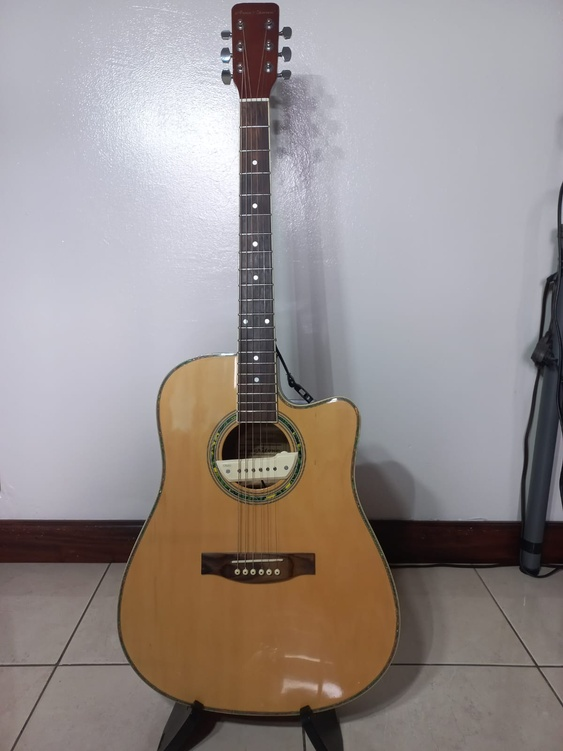
#> input picture high_light.jpg, 563 x 751 px, shrunk from 1200 x 1600 before the run; the run also reads 2 pictures not shown here
$ jupyter execute --allow-errors Lista_1.ipynb
#> lines starting #> are read from the running program, lines starting #| are printed output that depends on the picture
<a href="https://colab.research.google.com/github/Diego-CB/Lista_1/blob/main/Lista_1.ipynb" target="_parent"></a>

# Laboratorio No.1
- Diego Cordova 20212
- Paola de León 20361
- Gabriela Contreras 20213

### EJERCICIO NO.1

**OpenCV**
- *Lectura de imagenes*
```
<!-- args: image file -->
image = cv2.imread("image_path.jpg")
```

- *Convertir img a array*
  - Abrir la imagen con cv2.imred retorna la imagen en un array de Numpy, cada valor del array corresponde a un pixel de la imagen.

- *Convertir de array a img*
```
bgr_img = cv2.cvtColor(array_imagen, cv2.COLOR_BGR2RGB)
```

- *Guardar imagenes a disco duro*
```
 <!-- args: img , file path  -->
 cv2.imwrite(file_path, img)
```

- *Almacenamiento de imagenes en memoria*
  -  las imágenes son matrices NumPy multidimensionales

**PIL**
- *Lectura de imagenes*
```
<!-- args: image path -->
image = Image.open("image.jpg")
```

- *Convertir img a array*
```
<!-- args: image file -->
numpy_array = np.array(img)
```

- *Convertir de array a img*
```
<!-- args: numpy_array -->
m = Image.fromarray(array)
```

- Almacenamiento de imagenes en memoria
  - las imagenes se pueden convertir a un Numpy array decuardo a las necesides del usuario

- *Guardar imagenes a disco duro*
```
<!-- args: Nombre y formato de salida -->
 new_image.save("image_1.jpg")
```

**Matplotlib**
- *Guardar imagenes a disco duro*
```
<!-- args: Nombre y formato de salida -->
plt.savefig("output.jpg")
```

## Ejercicio No. 2
Tomar dos fotos de una misma escena pero con diferentes iluminaciones. Leer las imágenes correspondientes en Python y
hacer lo siguiente:
1. Construir en ambos casos los histogramas normalizados R,G,B (puede usar los 256 bines, u otra cantidad, por ejemplo 16 bines por cada canal de color).

[cell 1]
from PIL import Image
import matplotlib.pyplot as plt

# Ruta de las dos imágenes
imagen1_path = './high_light.jpg'
imagen2_path = './Low_Light.jpg'

# Abrir las imágenes con Pillow
imagen1 = Image.open(imagen1_path)
#> imagen1 is the input picture: PIL image 563x751 RGB; mean R, G, B 150.8, 142.4, 140.7
imagen2 = Image.open(imagen2_path)
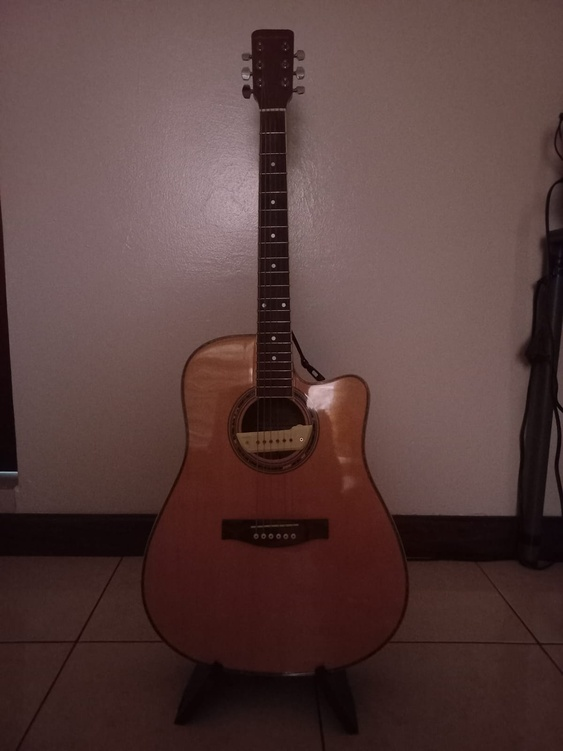
#> input picture Low_Light.jpg, 563 x 751 px, shrunk from 1200 x 1600 before the run
#> imagen2 is the input picture: PIL image 563x751 RGB; mean R, G, B 87.6, 62.4, 60.3

# Mostrar las imágenes en pantalla
fig, axs = plt.subplots(1, 2, figsize=(10, 5))

axs[0].imshow(imagen1)
axs[0].set_title('Alta Luminocidad')

axs[1].imshow(imagen2)
axs[1].set_title('Baja Luminocidad')

# Ajustar diseño y mostrar
plt.tight_layout()
plt.show()

[cell 2]
from skimage import io, color, exposure
import matplotlib.pyplot as plt
import numpy as np

def create_rgb_histogram(imagen_path, title='Histograma'):
#> called with imagen_path = './high_light.jpg', title = 'Alta Luinucidad'
    imagen = io.imread(imagen_path)

    # Obtener los canales de color
    red_channel = imagen[:,:,0]
    green_channel = imagen[:,:,1]
    blue_channel = imagen[:,:,2]

    # Calcular los histogramas de cada canal de color
    hist_red, bin_centers_red =     np.histogram(red_channel, bins=256, range=[0, 255])
#> hist_red = 256 values, max 9965 at index 183, min 0 at index 0, mean 1651.6; bin_centers_red = 257 values from 0 to 255
    hist_green, bin_centers_green = np.histogram(green_channel, bins=256, range=[0, 255])
#> hist_green = 256 values, max 9757 at index 183, min 2 at index 1, mean 1651.6; bin_centers_green = 257 values from 0 to 255
    hist_blue, bin_centers_blue =   np.histogram(blue_channel, bins=256, range=[0, 255])
#> hist_blue = 256 values, max 7403 at index 193, min 36 at index 1, mean 1651.6; bin_centers_blue = 257 values from 0 to 255

    # Mostrar los histogramas de colores
    plt.figure(figsize=(12, 4))

    plt.subplot(1, 3, 1)
    plt.plot(hist_red, color='red')
    plt.title('Histograma Canal Rojo')

    plt.subplot(1, 3, 2)
    plt.plot(hist_green, color='green')
    plt.title('Histograma Canal Verde')

    plt.subplot(1, 3, 3)
    plt.plot(hist_blue, color='blue')
    plt.title('Histograma Canal Azul')

    plt.suptitle(title)
    plt.show()

    return hist_red, hist_green, hist_blue

hr, hg, hb = create_rgb_histogram('./high_light.jpg', 'Alta Luinucidad')
#> hr has the same summary as hist_red in create_rgb_histogram; hg has the same summary as hist_green in create_rgb_histogram; hb has the same summary as hist_blue in create_rgb_histogram
lr, lg, lb = create_rgb_histogram('./Low_Light.jpg', 'Baja Luinucidad')
#> call 2 of create_rgb_histogram, with imagen_path = './Low_Light.jpg', title = 'Baja Luinucidad'
#> in create_rgb_histogram (call 2), `red_channel = imagen[:,:,0]`:
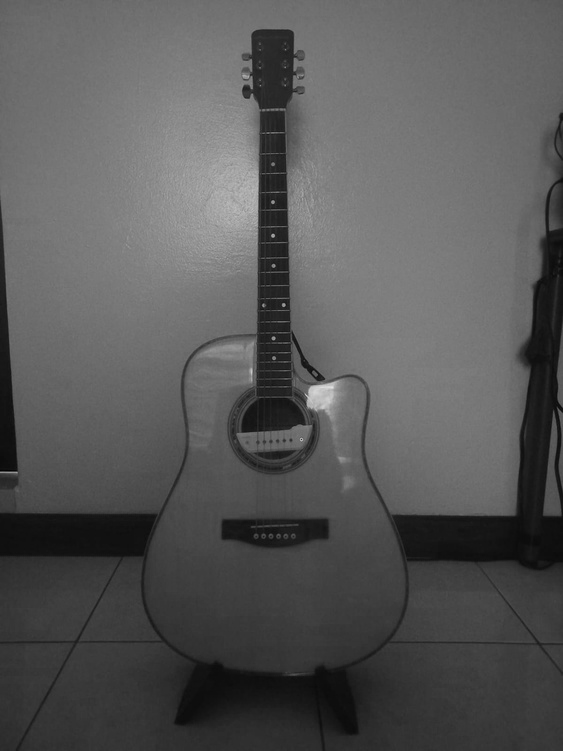
#> red_channel: shape (751, 563); min 0, max 224, mean 87.6
#> in create_rgb_histogram (call 2), `green_channel = imagen[:,:,1]`:
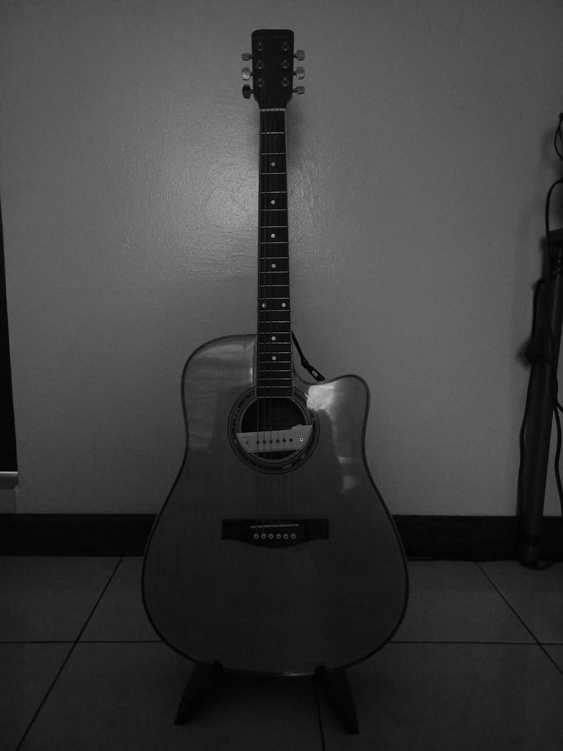
#> green_channel: shape (751, 563); min 0, max 189, mean 62.4
#> in create_rgb_histogram (call 2), `hist_red, bin_centers_red =     np.histogram(red_channel, bins=256, ra..`: hist_red = 256 values, max 8197 at index 118, min 0 at index 7, mean 1651.6
#> in create_rgb_histogram (call 2), `hist_green, bin_centers_green = np.histogram(green_channel, bins=256, ..`: hist_green = 256 values, max 8466 at index 93, min 0 at index 180, mean 1651.6
#> in create_rgb_histogram (call 2), `hist_blue, bin_centers_blue =   np.histogram(blue_channel, bins=256, r..`: hist_blue = 256 values, max 8558 at index 22, min 0 at index 181, mean 1651.6
#> lr has the same summary as hist_red in create_rgb_histogram; lg has the same summary as hist_green in create_rgb_histogram; lb has the same summary as hist_blue in create_rgb_histogram

2. Proponer una distancia que permita comparar dos histogramas.

[cell 3]
import numpy as np

def correlation_distance(hist1, hist2):
    covariance_matrix = np.cov(hist1, hist2)
#> covariance_matrix = [[3279165.6, -749451.6], [-749451.6, 4675575.8]]
    correlation_coefficient = \
        covariance_matrix[0, 1] / np.sqrt(covariance_matrix[0, 0] * covariance_matrix[1, 1] + 1e-10)
#> correlation_coefficient = -0.191
    distance = 1 - correlation_coefficient
#> distance = 1.19
    return distance

def plot_correlacion(first, second, title, colors=['R', 'G', 'B']):
    distancia_R = correlation_distance(first[0], second[0])
#> distancia_R = 1.19
    distancia_G = correlation_distance(first[1], second[1])
#> distancia_G = 1.04
    distancia_B = correlation_distance(first[2], second[2])
#> distancia_B = 1.3

    distancias = [distancia_R, distancia_G, distancia_B]
#> distancias = [1.19, 1.04, 1.3]

    # Crear la gráfica de barras
    plt.bar(colors, distancias, color=['red', 'green', 'blue'])

    # Añadir etiquetas y título
    plt.xlabel('Comparación de canales')
    plt.ylabel('Distancia')
    plt.title(title)

    # Mostrar la gráfica
    plt.show()

plot_correlacion([hr, hg, hb], [lr, lg, lb], 'Distancia de Correlacion. Canales RGB')

3. Comparar las distancias obtenidas entre las dos fotos tomadas, y otras fotos de su elección, no relacionadas con sus fotos. Evaluar por ejemplo la distribución de las distancias obtenidas.

[cell 4]
fr, fg, fb = create_rgb_histogram('./foto.jpg', 'otra foto con alta luminocidad')
#> call 3 of create_rgb_histogram, with imagen_path = './foto.jpg', title = 'otra foto con alta luminocidad'
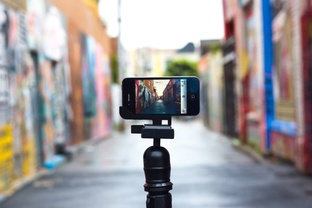
#> input picture foto.jpg, 312 x 208 px, shrunk from 664 x 442 before the run
#> in create_rgb_histogram, imagen is the input picture: shape (208, 312, 3); mean R, G, B 159.6, 155, 156
#> in create_rgb_histogram (call 3), `red_channel = imagen[:,:,0]`:
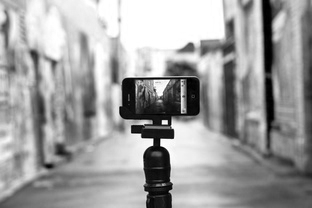
#> red_channel: shape (208, 312); min 0, max 255, mean 159.6
#> in create_rgb_histogram (call 3), `blue_channel = imagen[:,:,2]`:
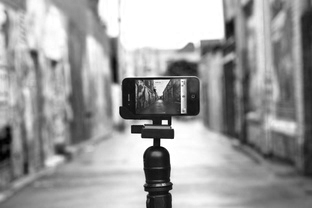
#> blue_channel: shape (208, 312); min 0, max 255, mean 156
#> in create_rgb_histogram (call 3), `hist_red, bin_centers_red =     np.histogram(red_channel, bins=256, ra..`: hist_red = 256 values, max 4539 at index 255, min 40 at index 39, mean 253.5
#> in create_rgb_histogram (call 3), `hist_green, bin_centers_green = np.histogram(green_channel, bins=256, ..`: hist_green = 256 values, max 4435 at index 255, min 4 at index 3, mean 253.5
#> in create_rgb_histogram (call 3), `hist_blue, bin_centers_blue =   np.histogram(blue_channel, bins=256, r..`: hist_blue = 256 values, max 4721 at index 255, min 9 at index 1, mean 253.5
#> fr has the same summary as hist_red in create_rgb_histogram; fg has the same summary as hist_green in create_rgb_histogram; fb has the same summary as hist_blue in create_rgb_histogram
f2r, f2g, f2b = create_rgb_histogram('./foto2.jpg', 'otra foto con baja luminocidad')
#> call 4 of create_rgb_histogram, with imagen_path = './foto2.jpg', title = 'otra foto con baja luminocidad'
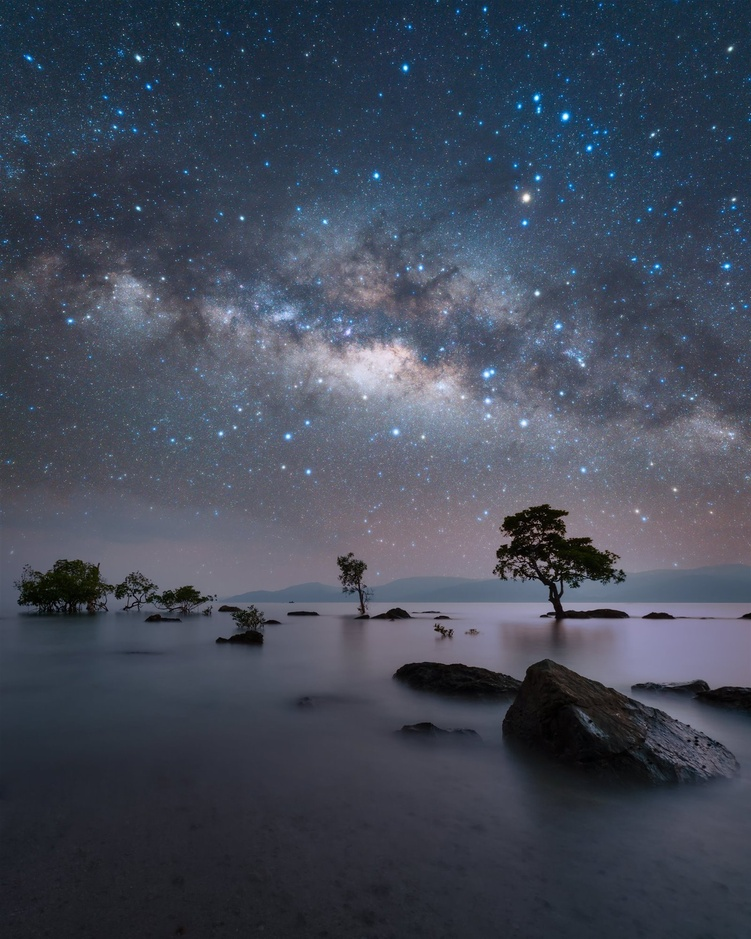
#> input picture foto2.jpg, 751 x 939 px, shrunk from 1600 x 2000 before the run
#> in create_rgb_histogram, imagen is the input picture: shape (939, 751, 3); mean R, G, B 66, 73.1, 88.1
#> in create_rgb_histogram (call 4), `blue_channel = imagen[:,:,2]`:
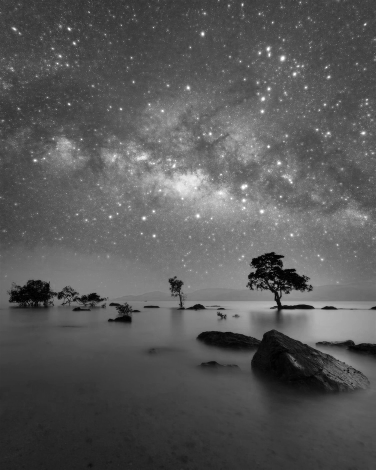
#> blue_channel: shape (939, 751) (shown at 1/2 size); min 0, max 255, mean 88.1
#> in create_rgb_histogram (call 4), `hist_red, bin_centers_red =     np.histogram(red_channel, bins=256, ra..`: hist_red = 256 values, max 11917 at index 33, min 0 at index 242, mean 2754.6
#> in create_rgb_histogram (call 4), `hist_green, bin_centers_green = np.histogram(green_channel, bins=256, ..`: hist_green = 256 values, max 12252 at index 51, min 4 at index 248, mean 2754.6
#> in create_rgb_histogram (call 4), `hist_blue, bin_centers_blue =   np.histogram(blue_channel, bins=256, r..`: hist_blue = 256 values, max 10847 at index 68, min 9 at index 250, mean 2754.6
#> in create_rgb_histogram (call 4), `plt.show()`:
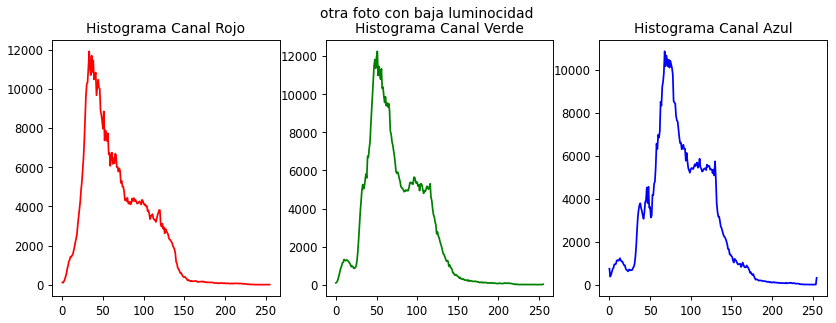
#> figure drawn by matplotlib, 3 panels; panel 1: curve peaks at x = 33, y = 11917; panel 2: curve peaks at x = 51, y = 12252; panel 3: curve peaks at x = 68, y = 10847
#> f2r has the same summary as hist_red in create_rgb_histogram; f2g has the same summary as hist_green in create_rgb_histogram; f2b has the same summary as hist_blue in create_rgb_histogram

plot_correlacion([hr, hg, hb], [fr, fg, fb], 'Distancia de Correlacion\nFoto diferente con foto alta luinocidad')
plot_correlacion([lr, lg, lb], [fr, fg, fb], 'Distancia de Correlacion\nFoto diferente con foto alta luinocidad')

plot_correlacion([hr, hg, hb], [f2r, f2g, f2b], 'Distancia de Correlacion\nFoto diferente con foto baja luinocidad')
#> in plot_correlacion (call 4), `distancia_R = correlation_distance(first[0], second[0])`: distancia_R = 1.32
#> in plot_correlacion (call 4), `distancia_G = correlation_distance(first[1], second[1])`: distancia_G = 1.16
#> in plot_correlacion (call 4), `distancia_B = correlation_distance(first[2], second[2])`: distancia_B = 1.13
#> in plot_correlacion (call 4), `distancias = [distancia_R, distancia_G, distancia_B]`: distancias = [1.32, 1.16, 1.13]
#> in plot_correlacion (call 4), `plt.show()`:
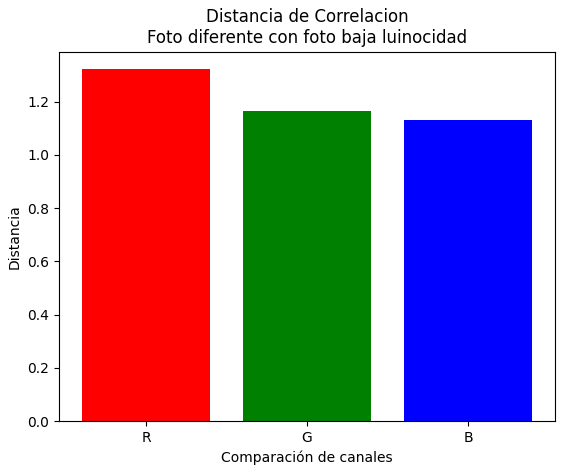
#> figure drawn by matplotlib, 1 panel; tallest bar 1.32 high, from x = -0.4 to 0.4
plot_correlacion([lr, lg, lb], [f2r, f2g, f2b], 'Distancia de Correlacion\nFoto diferente con foto baja luinocidad')
#> (the rest of the program and of its run is left out)
